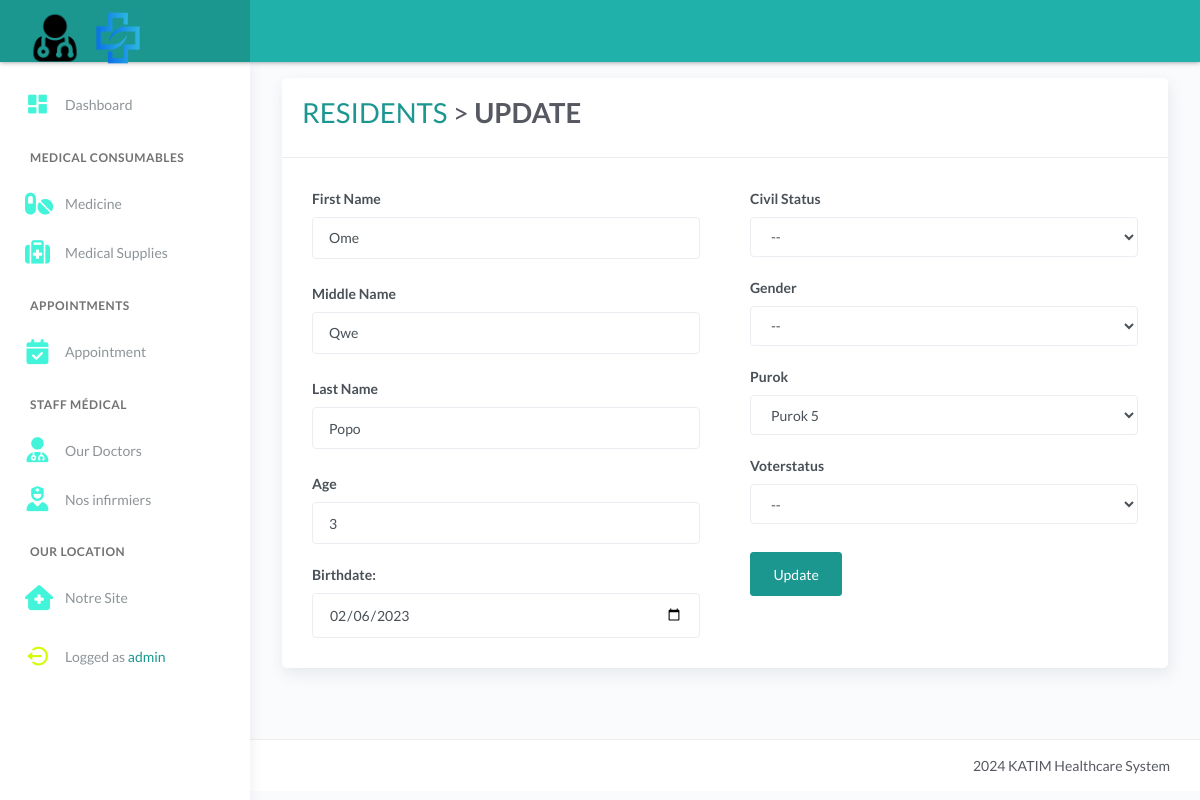
The page /resident_update_form.php?id=189 (signed in) on the database its author committed.
### tables this page shows
CREATE TABLE `tblresident` (
  `id` int(11) NOT NULL AUTO_INCREMENT,
  `national_id` varchar(100) DEFAULT NULL,
  `citizenship` varchar(50) DEFAULT NULL,
  `picture` text DEFAULT NULL,
  `firstname` varchar(50) DEFAULT NULL,
  `middlename` varchar(50) DEFAULT NULL,
  `lastname` varchar(50) DEFAULT NULL,
  `alias` varchar(20) DEFAULT NULL,
  `birthplace` varchar(80) DEFAULT NULL,
  `birthdate` date DEFAULT NULL,
  `age` int(11) DEFAULT NULL,
  `civilstatus` varchar(20) DEFAULT NULL,
  `gender` varchar(20) DEFAULT NULL,
  `purok` varchar(50) DEFAULT NULL,
  `voterstatus` varchar(20) DEFAULT NULL,
  `identified_as` varchar(30) DEFAULT NULL,
  `phone` varchar(50) DEFAULT NULL,
  `email` varchar(50) DEFAULT NULL,
  `occupation` varchar(100) DEFAULT NULL,
  `address` text DEFAULT NULL,
  `resident_type` int(11) DEFAULT 1,
  `remarks` text DEFAULT NULL,
  PRIMARY KEY (`id`)
);

CREATE TABLE `tblpurok` (
  `id` int(11) NOT NULL AUTO_INCREMENT,
  `name` varchar(255) DEFAULT NULL,
  `details` text DEFAULT NULL,
  PRIMARY KEY (`id`)
);

### resident_update_form.php (the view, shortened to what this page needs)
<?php include 'server/server.php' ?>
<?php
    $id = $_GET["id"];
	$query = "SELECT * FROM tblresident WHERE id='$id'";
    $result = $conn->query($query);
    $resident = array();
	while($row = $result->fetch_assoc()){
		$resident[] = $row;
	}
    $query = "SELECT * FROM tblpurok";
    $result = $conn->query($query);
    $purok = array();
	while($row = $result->fetch_assoc()){
		$purok[] = $row;
	}
?>
<!DOCTYPE html>
<html lang="en">
<head>
	<?php include 'templates/header.php' ?>
</head>
<body>
	<div class="wrapper">
		<?php include 'templates/main-header.php' ?>
		<?php include 'templates/sidebar.php' ?>
		<div class="main-panel">
			<div class="content">
				<div class="page-inner">
					<div class="row mt--2">
						<div class="col-md-12">
							<div class="card">
								<div class="card-header">
									<div class="card-head-row">
										<div class="card-title">
											<h1>
                                            <a href="resident.php" class="text-primary">RESIDENTS</a> > <strong class="text-default">UPDATE</strong></h1>
										</div>
									</div>
								</div>
								<div class="card-body">
                                    <?php foreach($resident as $row): ?>
                                        <form method="POST" action="resident_update_record.php">
                                            <div class="row">
                                                <div class="col-md-6">
                                                    <div class="form-group">
                                                        <label for="first_name">First Name</label>
                                                        <input type="text" class="form-control mb-1" id="first_name" name="first_name" value="<?= ucwords($row['firstname']) ?>" required>
                                                    </div>
                                                    <div class="form-group">
                                                        <label for="middle_name">Middle Name</label>
                                                        <input type="text" class="form-control mb-1" id="middle_name" name="middle_name" value="<?= ucwords($row['middlename']) ?>" required>
                                                    </div>
                                                    <div class="form-group">
                                                        <label for="last_name">Last Name</label>
                                                        <input type="text" class="form-control mb-1" id="last_name" name="last_name" value="<?= ucwords($row['lastname']) ?>" required>
                                                    </div>
                                                    <div class="form-group">
                                                        <label for="age">Age</label>
                                                        <input type="number" class="form-control" id="age" name="age" value="<?= ucwords($row['age']) ?>" required>
                                                    </div>
                                                    <div class="form-group">
                                                        <label>Birthdate:</label>
                                                        <input type="date" class="form-control" name="birthdate" id="date" value="<?= ucwords($row['birthdate']) ?>" required>
                                                    </div>
                                                </div>
                                                <div class="col-md-6">
                                                <div class="form-group">
                                                        <label for="civil_status">Civil Status</label>
                                                        <select class="form-control" id="civil_status" name="civil_status" value="<?= ucwords($row['civilstatus']) ?>" required>
                                                            <option selected="true" disabled="disabled">--</option>
                                                        </select>
                                                    </div>
                                                    <div class="form-group">
                                                        <label for="gender">Gender</label>
                                                        <select class="form-control" id="gender" name="gender" value="<?= ucwords($row['gender']) ?>" required>
                                                            <option selected="true" disabled="disabled">--</option>
                                                        </select>
                                                    </div>
                                                    <div class="form-group">
                                                        <label for="purok">Purok</label>
                                                        <select class="form-control" id="purok" name="purok" value="<?= ucwords($row['purok']) ?>" required>
                                                            <?php foreach($purok as $data): ?>
                                                                <option value="<?= $data['name'] ?>" <?=$data['name'] == $row['purok'] ? ' selected="selected"' : '';?>><?= $data['name'] ?></option>
                                                            <?php endforeach ?>
                                                        </select>
                                                    </div>
                                                    <div class="form-group">
                                                        <label for="voterstatus">Voterstatus</label>
                                                        <select class="form-control" id="voter" name="voterstatus" value="<?= ucwords($row['voterstatus']) ?>"  required>
                                                            <option selected="true" disabled="disabled">--</option>
                                                        </select>
                                                    </div>
                                                    <div class="form-group">
                                                        <button type="submit" class="btn btn-primary mt-2 mb-2">Update</button>
                                                    </div>
                                                </div>
                                            </div>
                                        </form>
                                    <?php endforeach ?>
								</div>
							</div>
						</div>
					</div>
				</div>
			</div>
			<?php include 'templates/main-footer.php' ?>
		</div>
	</div>
</body>
</html>

### resident_update_form.php (style rules this page uses)
.text-primary, .text-primary a { color: #1c9790 !important; }
.btn-primary, .btn-primary:hover, .btn-primary:focus, .btn-primary:disabled { background: #1c9790 !important; border-color: #1c9790 !important; }

### rows shown on the page
tblresident: first_name "Ome", middle_name "Qwe", last_name "Popo", age "3", birthdate "02/06/2023", purok "Purok 5"

### other values the page prints
$_SESSION['username'] "admin"
